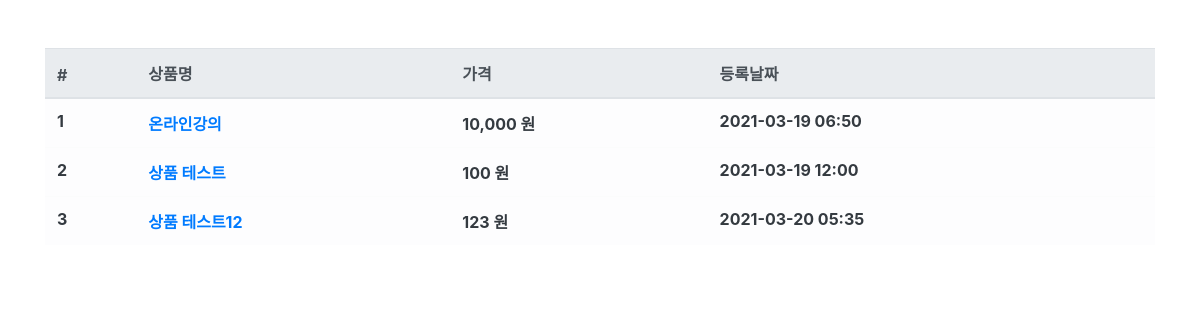
/product/, run on an earlier commit of the app's database.
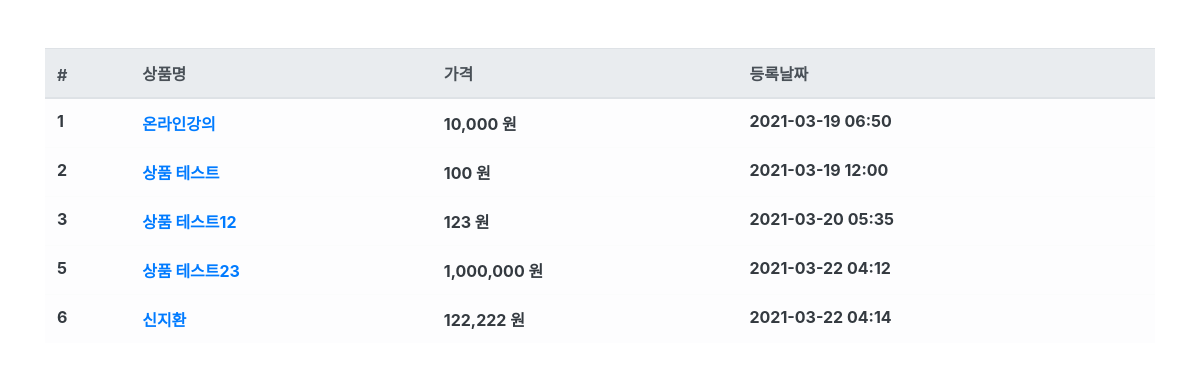
And on a later commit of the database.
### product/models.py (models this page shows, shortened)
class Product(models.Model):
    name = models.CharField(max_length=256, verbose_name='상품명')
    price = models.IntegerField(verbose_name='상품가격')
    description = models.TextField(verbose_name='상품설명')
    stock = models.IntegerField(verbose_name='재고')
    register_date = models.DateTimeField(auto_now_add=True, verbose_name='등록날짜')
    class Meta:
        db_table = 'fastcampus_product'
        verbose_name = '상품'
        verbose_name_plural = '상품'

### product/views.py (the view)
# urls.py: path('product/', ProductList.as_view()),
class ProductList(ListView):
    model = Product
    template_name = 'product.html'
    context_object_name = 'product_list'

### product/templates/product.html
{% extends "base.html" %}
{% load humanize %}
{% block contents %}
<div class="row mt-5">
    <div class="col-12">
        <table class="table table-light">
            <thead class="thead-light">
                <tr>
                    <th scope="col">#</th>
                    <th scope="col">상품명</th>
                    <th scope="col">가격</th>
                    <th scope="col">등록날짜</th>
                </tr>
            </thead>
            <tbody class="text-dark">
                {% for product in product_list %}
                <tr>
                    <th scope="row">{{ product.id }}</th>
                    <th scope="row"><a href="/product/{{ product.id }}">{{ product.name }}</a></th>
                    <th scope="row">{{ product.price|intcomma }} 원</th>
                    <th scope="row">{{ product.register_date|date:'Y-m-d H:i' }}</th>
                </tr>
                {% endfor %}
            </tbody>
        </table>
    </div>
</div>
{% endblock %}

### fcuser/templates/base.html (shortened to what this page needs)
<html>
    <head>
        <link rel="stylesheet" href="https://stackpath.bootstrapcdn.com/bootstrap/4.3.1/css/bootstrap.min.css"
>
    </head>
    <body>
        <div class="container">
            {% block contents %}
            {% endblock %}
        </div>
    </body>
</html>

What changed in the data, as far as the page shows it:
added Product: id "5", name "상품 테스트23", price "1,000,000", register_date "2021-03-22 04:12"
added Product: id "6", name "신지환", price "122,222", register_date "2021-03-22 04:14"
